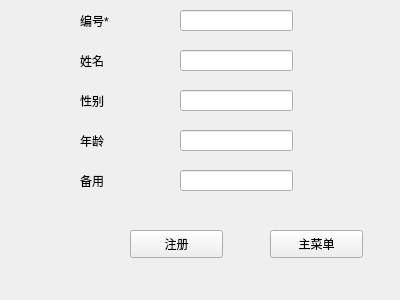
<?xml version="1.0" encoding="UTF-8"?>
<ui version="4.0">
 <class>Signupwidget</class>
 <widget class="QWidget" name="Signupwidget">
  <property name="geometry">
   <rect>
    <x>0</x>
    <y>0</y>
    <width>400</width>
    <height>300</height>
   </rect>
  </property>
  <property name="windowTitle">
   <string>Form</string>
  </property>
  <widget class="QLineEdit" name="idLineEdit">
   <property name="geometry">
    <rect>
     <x>180</x>
     <y>10</y>
     <width>113</width>
     <height>21</height>
    </rect>
   </property>
  </widget>
  <widget class="QLineEdit" name="cLineEdit">
   <property name="geometry">
    <rect>
     <x>180</x>
     <y>170</y>
     <width>113</width>
     <height>21</height>
    </rect>
   </property>
  </widget>
  <widget class="QLabel" name="cLabel">
   <property name="geometry">
    <rect>
     <x>80</x>
     <y>170</y>
     <width>81</width>
     <height>21</height>
    </rect>
   </property>
   <property name="text">
    <string>备用</string>
   </property>
  </widget>
  <widget class="QLineEdit" name="ageLineEdit">
   <property name="geometry">
    <rect>
     <x>180</x>
     <y>130</y>
     <width>113</width>
     <height>21</height>
    </rect>
   </property>
  </widget>
  <widget class="QPushButton" name="returnButton">
   <property name="geometry">
    <rect>
     <x>270</x>
     <y>230</y>
     <width>93</width>
     <height>28</height>
    </rect>
   </property>
   <property name="text">
    <string>主菜单</string>
   </property>
  </widget>
  <widget class="QLabel" name="nameLabel">
   <property name="geometry">
    <rect>
     <x>80</x>
     <y>50</y>
     <width>72</width>
     <height>21</height>
    </rect>
   </property>
   <property name="text">
    <string>姓名</string>
   </property>
  </widget>
  <widget class="QLabel" name="idLabel">
   <property name="geometry">
    <rect>
     <x>80</x>
     <y>10</y>
     <width>72</width>
     <height>21</height>
    </rect>
   </property>
   <property name="text">
    <string>编号*</string>
   </property>
  </widget>
  <widget class="QLabel" name="ageLabel">
   <property name="geometry">
    <rect>
     <x>80</x>
     <y>130</y>
     <width>72</width>
     <height>21</height>
    </rect>
   </property>
   <property name="text">
    <string>年龄</string>
   </property>
  </widget>
  <widget class="QLineEdit" name="genderLineEdit">
   <property name="geometry">
    <rect>
     <x>180</x>
     <y>90</y>
     <width>113</width>
     <height>21</height>
    </rect>
   </property>
  </widget>
  <widget class="QLineEdit" name="nameLineEdit">
   <property name="geometry">
    <rect>
     <x>180</x>
     <y>50</y>
     <width>113</width>
     <height>21</height>
    </rect>
   </property>
  </widget>
  <widget class="QPushButton" name="addButton">
   <property name="geometry">
    <rect>
     <x>130</x>
     <y>230</y>
     <width>93</width>
     <height>28</height>
    </rect>
   </property>
   <property name="text">
    <string>注册</string>
   </property>
  </widget>
  <widget class="QLabel" name="genderLabel">
   <property name="geometry">
    <rect>
     <x>80</x>
     <y>90</y>
     <width>72</width>
     <height>21</height>
    </rect>
   </property>
   <property name="text">
    <string>性别</string>
   </property>
  </widget>
 </widget>
 <resources/>
 <connections/>
</ui>
